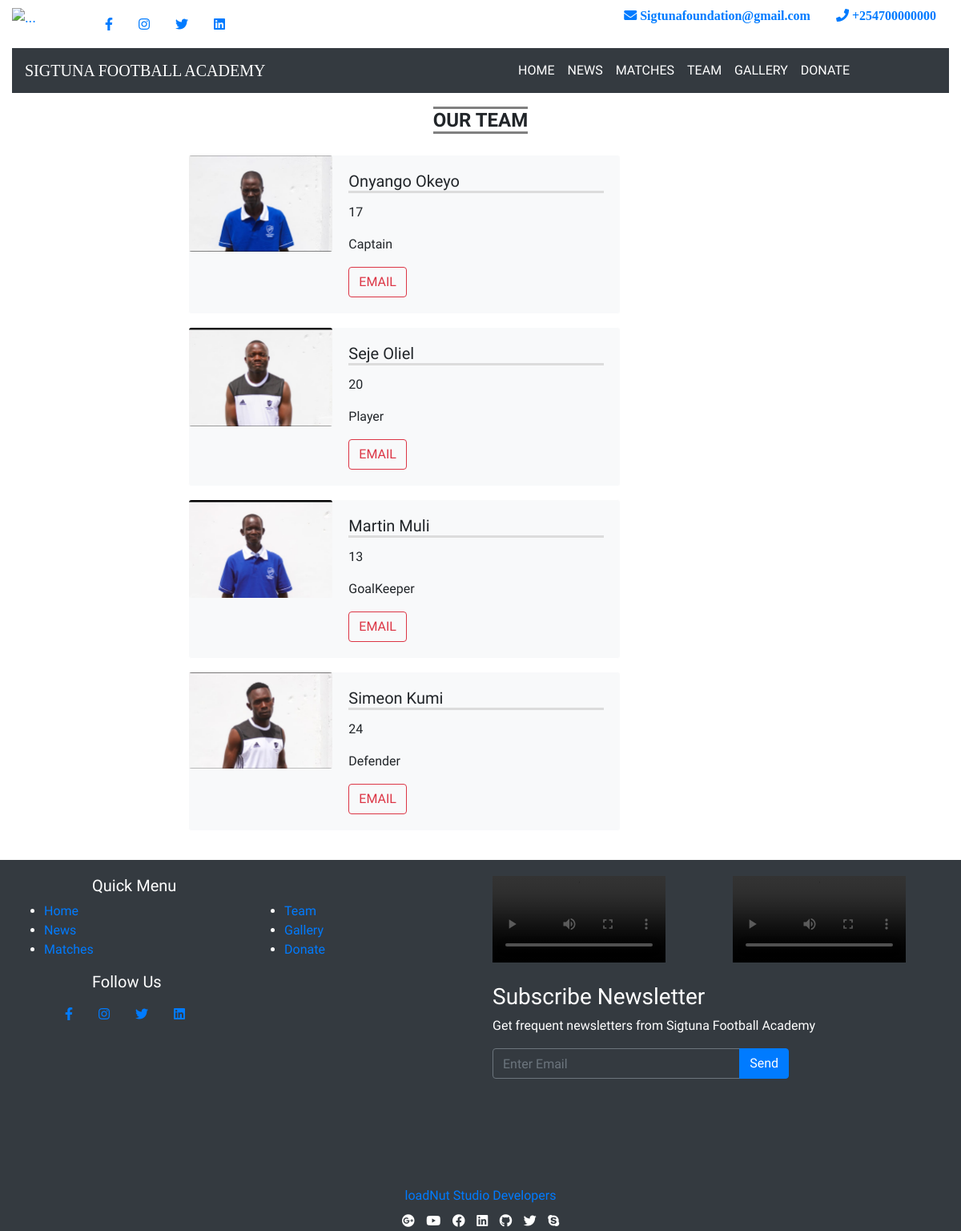
Before: /team with the older database file.
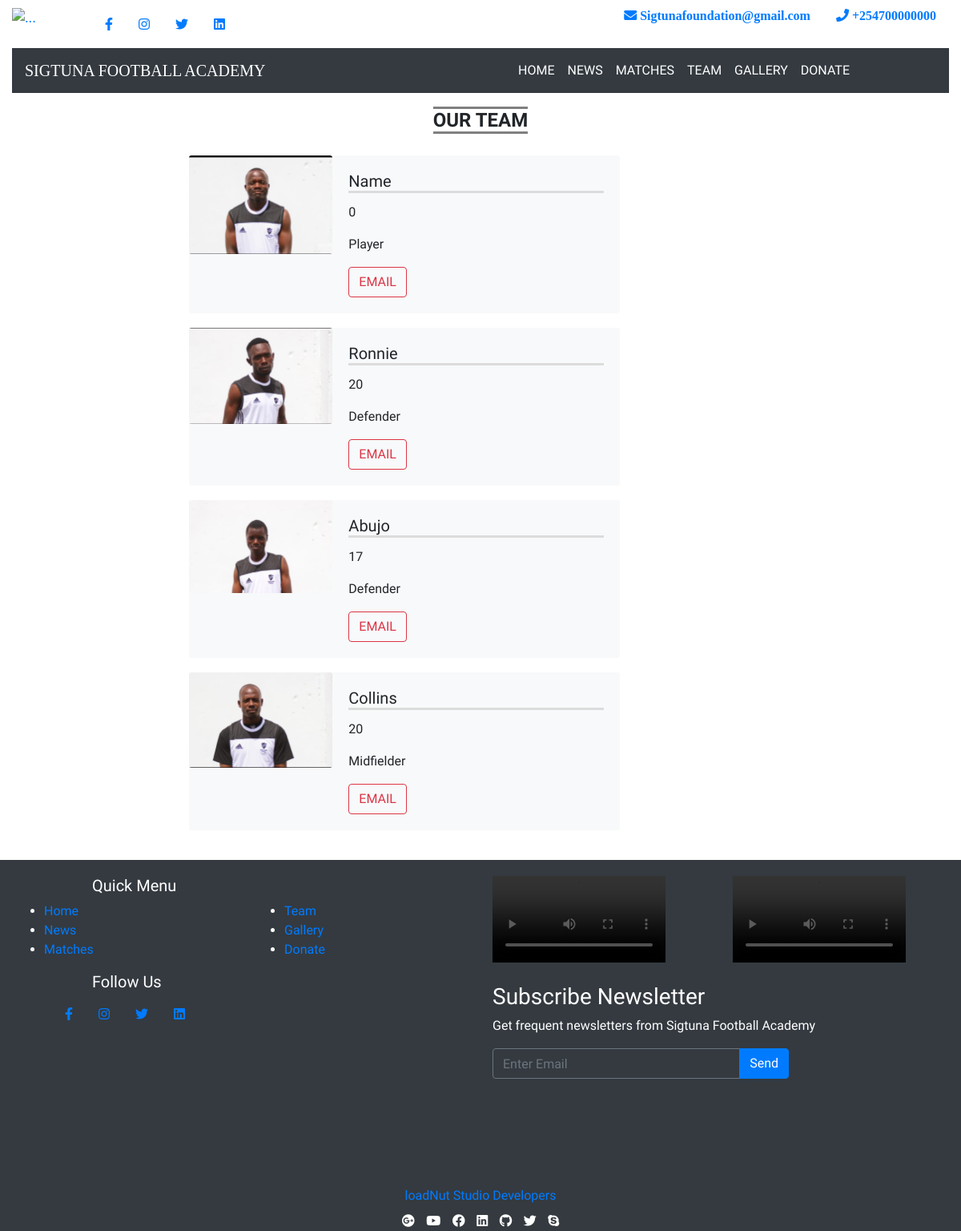
After: the same page with the newer database file.
### appSigtuna/models.py (models this page shows, shortened)
class Team(models.Model):
    title = models.CharField(max_length=40)
    name = models.CharField(max_length=40)
    age=models.IntegerField()
    phoneNumber = models.IntegerField()
    email = models.EmailField(max_length=40)
    image = models.ImageField()

### appSigtuna/views.py (the view)
# urls.py: path('team',views.team,name='team'),
def team(request):
    infoTeam=Team.objects.all
    context={
        'infoTeam':infoTeam
    }
    return render(request,'appSigtuna/team.html',context)

### appSigtuna/templates/appSigtuna/team.html (shortened to what this page needs)
{% extends 'appSigtuna/base.html' %}
{% block content %}
{% if infoTeam %}
<div class="container">
    <div class="row" style="margin: 20px;">
        <div class="col-sm-4"></div>
        <div class="col-sm-4" style="text-align:center;">
            <h4><strong style="border-top: solid; border-bottom: solid; border-color: grey; Font-family: Oswald;">OUR TEAM</strong></h4>
        </div>
        <div class="col-sm-4"></div>
    </div>
    {% for infoTeam in infoTeam %}
    <div class="row">
        <div class="col-sm-2"></div>
        <div class="col-sm-8">
            <div class="card mb-3 bg-light" style="max-width: 540px; border-color: #ffffff;">
              <div class="row no-gutters">
                <div class="col-md-4">
                  <img src="{{infoTeam.image.url}}" class="card-img" alt="...">
                </div>
                <div class="col-md-8">
                  <div class="card-body">
                    <h5 class="card-title" style="border-bottom: solid; border-color: #dcdcdc; Font-family: Teko;">{{infoTeam.name}}</h5>
                    <p style="text-color: #dcdcdc; Font-family: Dosis;">{{infoTeam.age}}</p>
                    <p class="card-text" style="Font-family: Dosis;">{{infoTeam.title}}</p>
                    <a href="mailto:{{infoTeam.email}}"><button type="button" class="btn btn-outline-danger" style="Font-family: Dosis;">EMAIL</button></a>
                  </div>
                </div>
              </div>
            </div>
        </div>
        <div class="col-sm-2"></div>
    </div>
    {% endfor %}
</div>
{% endif %}
{% endblock %}

### appSigtuna/templates/appSigtuna/base.html (shortened to what this page needs)
<!DOCTYPE html>
<html lang="en">
<head>
    <link rel="stylesheet" href="https://stackpath.bootstrapcdn.com/bootstrap/4.3.1/css/bootstrap.min.css">
    <link rel="stylesheet" href="https://use.fontawesome.com/releases/v5.8.1/css/all.css">
</head>
<body>
<div class="container-fluid">
  <div class="row">
    <div class="col-sm-1">
        <a href="{% url 'appSigtuna:index' %}">
            <img src="https://scontent.fnbo4-1.fna.fbcdn.net/v/t1.0-9/s960x960/91398095_129874035263157_721622580959641600_o.jpg?_nc_cat=105&_nc_sid=85a577&_nc_eui2=AeEvEgLB4XvQvH6jR8jdtN6NijJfpr2SaAAdFq56y4i7vc6DNpReNmGsh0BidJuiQbWJtig4b0erOL0ZKnyJLnDUrQ_Oz736yVZEeRsJ1nm74g&_nc_oc=AQmm9E_OFYYySziWizcjZIgQ9LxS4pMOWKX2xSWv83Hp8COX4FZivcTIhqHuoCJyZR8&_nc_ht=scontent.fnbo4-1.fna&_nc_tp=7&oh=e9195dbfecb18e8e4b54d230485bc155&oe=5EA9FD3A" style="max-width: 100%; max-height: auto; margin-top: 10px; margin-bottom: 10px;" alt="...">
        </a>
    </div>
    <div class="col-sm-4">
        <ul class="nav" style="margin-top: 10px; margin-bottom: 10px;">
          <li class="nav-item">
            <a class="nav-link" href="https://web.facebook.com/Sigtuna-IF-FC-101508128099748/" target="_blank">
              <i class="fab fa-facebook-f" ></i>
            </a>
          </li>
          <li class="nav-item">
            <a class="nav-link" href="#">
              <i class="fab fa-instagram" ></i>
            </a>
          </li>
          <li class="nav-item">
            <a class="nav-link" href="#">
              <i class="fab fa-twitter" ></i>
            </a>
          </li>
          <li class="nav-item">
            <a class="nav-link" href="#">
              <i class="fab fa-linkedin" ></i>
            </a>
          </li>
        </ul>
    </div>
    <div class="col-sm-7">
      <ul class="nav justify-content-end">
        <li class="nav-item">
          <a class="nav-link active" href="mailto:sigtunafoundation@gmail.com" target="_blank" style="Font-family: Oswald;">
            <i class="fas fa-envelope" >
              Sigtunafoundation@gmail.com
            </i>
          </a>
        </li>
        <li class="nav-item">
          <a class="nav-link active" href="#" style="Font-family: Oswald;">
            <i class="fas fa-phone">
              +254700000000
            </i>
          </a>
        </li>
      </ul>
    </div>
  </div>
</div>
<div class="container-fluid">
    <nav class="navbar navbar-expand-lg navbar-dark bg-dark">
        <a class="navbar-brand" style="font-family: Alfa Slab One;" href="{% url 'appSigtuna:index' %}">SIGTUNA FOOTBALL ACADEMY</a>
      <div class="collapse navbar-collapse justify-content-end" id="navbarNav" style="margin-right: 100px;">
        <ul class="navbar-nav">
          <li class="nav-item active">
            <a class="nav-link" href="{% url 'appSigtuna:index' %}" style="Font-family: Oswald;">HOME <span class="sr-only">(current)</span></a>
          </li>
          <li class="nav-item active">
            <a class="nav-link" href="{% url 'appSigtuna:news' %}" style="Font-family: Oswald;">NEWS</a>
          </li>
          <li class="nav-item active">
            <a class="nav-link" href="#" style="Font-family: Oswald;">MATCHES</a>
          </li>
          <li class="nav-item active">
            <a class="nav-link" href="{% url 'appSigtuna:team' %}" style="Font-family: Oswald;">TEAM</a>
          </li>
            <li class="nav-item active">
            <a class="nav-link" href="{% url 'appSigtuna:gallery' %}" style="Font-family: Oswald;">GALLERY</a>
          </li>
          <li class="nav-item active">
            <a class="nav-link" href="#modalClients" data-toggle="modal" style="Font-family: Oswald;">DONATE</a>
          </li>
        </ul>
      </div>
    </nav>
</div>
{% block content %}
{% endblock %}
<div class="container-fluid bg-dark" style="color: #ffffff;">
    <div class="row" style="margin-top: 20px; margin-bottom: 20px;">
        <div class="col-sm-6">
            <div class="row" style="margin-top: 20px;">
                <div class="col-sm-2"></div>
                <div class="col-sm-8">
                    <h5 style="Font-family: Oswald;">Quick Menu</h5>
                </div>
                <div class="col-sm-2"></div>
            </div>
            <div class="row">
                <div class="col-sm-6">
                    <ul>
                        <li style="Font-family: Dosis;"><a href="{% url 'appSigtuna:index' %}">Home</a></li>
                        <li style="Font-family: Dosis;"><a href="{% url 'appSigtuna:news' %}">News</a></li>
                        <li style="Font-family: Dosis;"><a href="#">Matches</a></li>
                    </ul>
                </div>
                <div class="col-sm-6">
                    <ul>
                        <li style="Font-family: Dosis;"><a href="{% url 'appSigtuna:team' %}">Team</a></li>
                        <li style="Font-family: Dosis;"><a href="{% url 'appSigtuna:gallery' %}">Gallery</a></li>
                        <li style="Font-family: Dosis;"><a href="#modalClients" data-toggle="modal">Donate</a></li>
                    </ul>
                </div>
            </div>
            <div class="row">
                <div class="col-sm-2"></div>
                <div class="col-sm-8">
                    <h5 style="Font-family: Oswald;">Follow Us</h5>
                </div>
                <div class="col-sm-2"></div>
            </div>
            <div class="row">
                <div class="col-sm-1"></div>
                <div class="col-sm-9">
                    <ul class="nav">
                  <li class="nav-item">
                    <a class="nav-link" href="#">
                      <i class="fab fa-facebook-f" ></i>
                    </a>
                  </li>
                  <li class="nav-item">
                    <a class="nav-link" href="#">
                      <i class="fab fa-instagram" ></i>
                    </a>
                  </li>
                  <li class="nav-item">
                    <a class="nav-link" href="#">
                      <i class="fab fa-twitter" ></i>
                    </a>
                  </li>
                  <li class="nav-item">
                    <a class="nav-link" href="#">
                      <i class="fab fa-linkedin" ></i>
                    </a>
                  </li>
                </ul>
                </div>
                <div class="col-sm-2"></div>
            </div>
        </div>
        <div class="col-sm-6" style="margin-top:20px; margin-bottom:20px;">
            <div class="row">
                <div class="col-sm-6">
                    <video style="max-width: 80%; max-height: auto;" controls>
                       <source src="../static/appSigtuna/videos/vid1.mp4" type="video/mp4">
                   </video>
                </div>
                <div class="col-sm-6">
                    <video style="max-width: 80%; max-height: auto;" controls>
                       <source src="../static/appSigtuna/videos/vid2.mp4" type="video/mp4">
                   </video>
                </div>
            </div>
            <div class="row" style="margin-top: 20px;">
                <div class="col-sm-12">
                    <h3 style="Font-family: Oswald;">Subscribe Newsletter</h3>
                </div>
            </div>
            <div class="row">
                <div class="col-sm-12">
                    <p style="Font-family: Dosis;">Get frequent newsletters from Sigtuna Football Academy</p>
                </div>
            </div>
            <div class="row">
                <div class="col-sm-8">
                      <form action="#" method="post">
                        <div class="input-group mb-3">
                          <input type="text" class="form-control border-secondary text-white bg-transparent" style="Font-family: Dosis;" placeholder="Enter Email" aria-label="Enter Email" aria-describedby="button-addon2">
                          <div class="input-group-append">
                            <button class="btn btn-primary" type="button" id="button-addon2" style="Font-family: Dosis;">Send</button>
                          </div>
                        </div>
                      </form>
                </div>
            </div>
        </div>
    </div>
    <div class="row">
        <div class="col-sm-2"></div>
        <div class="col-sm-8" style="text-align:center;">
            <h6 style="Font-family: Oswald;"><a href="https://onyangoabila.pythonanywhere.com">loadNut Studio Developers</a></h6>
        </div>
        <div class="col-sm-2"></div>
    </div>
    <div class="row">
                <div class="col-sm-2"></div>
                <div class="col-sm-8" style="display: inline-block; text-align: center;">
                    <a class="w3-large center" href="mailto:loadnut7@gmail.com" target="_blank" style="display: inline-block; size: 10px;">
                        <i class="fab fa-google-plus" style="color: #FFFFFF; padding: 5px;"></i>
                    </a>
                    <a class="w3-large center" href="https://www.youtube.com/channel/UCTSCmMp82VkZhy8C8H-jpyg" target="_blank" style="display: inline-block; size: 10px;">
                        <i class="fab fa-youtube" style="color: #FFFFFF; padding: 5px;"></i>
                    </a>
                    <a class="w3-large center" href="https://www.facebook.com/andrew.abila.5" target="_blank" style="display: inline-block; size: 10px;">
                        <i class="fab fa-facebook" style="color: #FFFFFF; padding: 5px;"></i>
                    </a>
                    <a class="w3-large center" href="https://ke.linkedin.com/in/andrew-abila-274330184" target="_blank" style="display: inline-block; size: 10px;">
                        <i class="fab fa-linkedin" style="color: #FFFFFF; padding: 5px;"></i>
                    </a>
                    <a class="w3-large center" href="https://github.com/PhettyAndrew" target="_blank" style="display: inline-block; size: 10px;">
                        <i class="fab fa-github" style="color: #FFFFFF; padding: 5px;"></i>
                    </a>
                    <a class="w3-large center" href="#" target="_blank" style="display: inline-block; size: 10px;">
                        <i class="fab fa-twitter" style="color: #FFFFFF; padding: 5px;"></i>
                    </a>
                    <a class="w3-large" href="#" target="_blank" style="display: inline-block; size: 10px;">
                        <i class="fab fa-skype" style="color: #FFFFFF; padding: 5px;"></i>
                    </a>
                </div>
                <div class="col-sm-2"></div>
            </div>
</div>
</body>
</html>

Changed rows visible on the page:
removed Team: image (picture), name "Onyango Okeyo", age "17", title "Captain"
removed Team: image (picture), name "Martin Muli", age "13", title "GoalKeeper"
changed Team "Player": name "Seje Oliel" → "Name"; age "20" → "0"
changed Team: name "Simeon Kumi" → "Ronnie"; age "24" → "20"
added Team: image (picture), name "Abujo", age "17", title "Defender"
added Team: image (picture), name "Collins", age "20", title "Midfielder"
